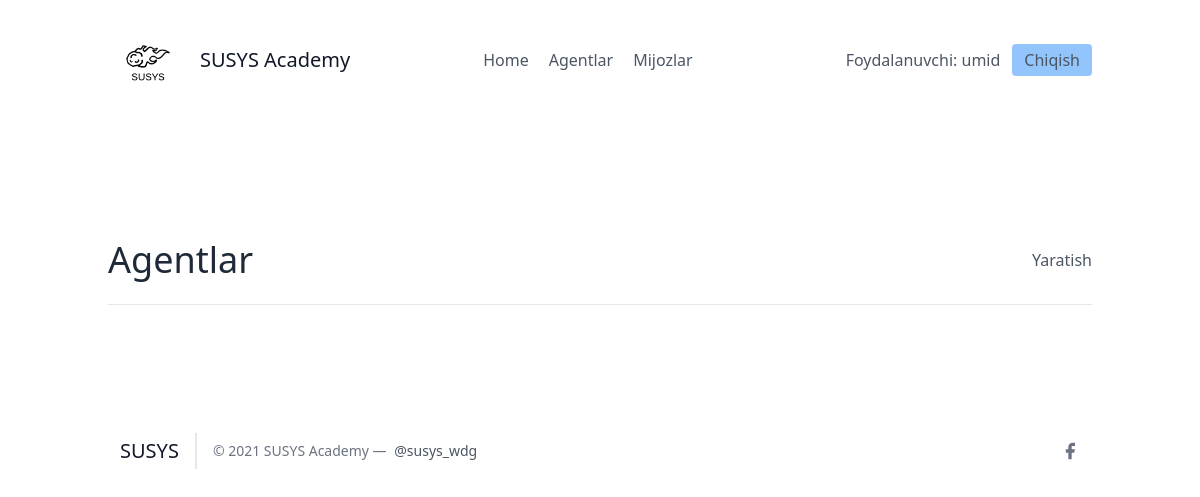
Page /agents/ (signed in) on the earlier database version.
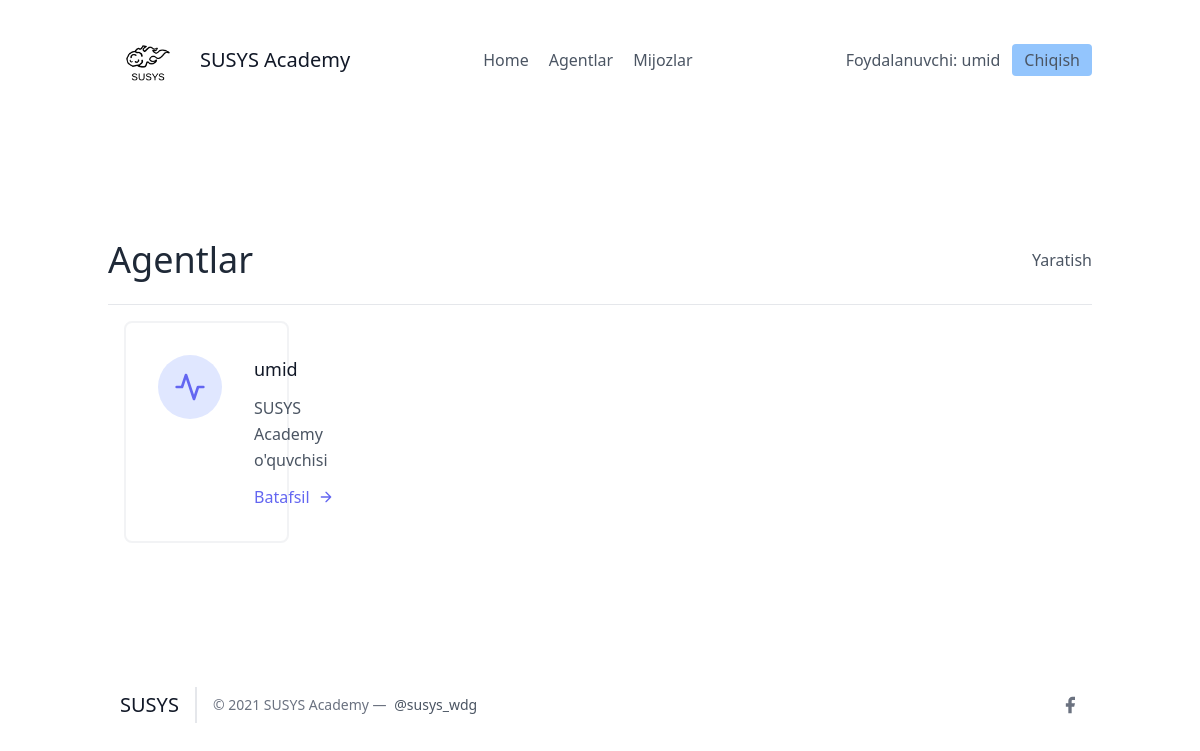
Same page on the later database version.
### leads/models.py (models this page shows, shortened)
class Agent(models.Model):
    user = models.OneToOneField(User, on_delete=models.CASCADE)
    organisation = models.ForeignKey(UserProfile, on_delete=models.CASCADE)

class User(AbstractUser):
    is_organisor = models.BooleanField(default=True)
    is_agent = models.BooleanField(default=False)

### agents/views.py (the view)
# urls.py: path('', AgentListView.as_view(), name="agent-list"),
class AgentListView(LoginRequiredMixin,generic.ListView):
    template_name = "agents/agents_lists.html"
    def get_queryset(self):
        organisation = self.request.user.userprofile
        return Agent.objects.filter(organisation=organisation)

### agents/mixins.py (called while the page is built)
    def dispatch(self, request, *args, **kwargs):
        if not request.user.is_authenticated or not request.user.is_organisor:
            return redirect('login')
        return super().dispatch(request, *args, **kwargs)

### agents/templates/agents/agents_lists.html (shortened to what this page needs)
{% extends 'base.html' %}
{% block content %}
<section class="text-gray-600 body-font">
  <div class="container px-5 py-24 mx-auto flex flex-wrap">
    <div class="w-full py-6 flex justify-between items-center border-b border-gray-200">
        <div>
            <h1 class="text-4xl text-gray-800">Agentlar</h1>
        </div>
        <div>
            <a class="y=text-gray-500 hover:text-blue-700" href="{% url 'agents:agent-create' %}">Yaratish</a>
        </div>
    </div>
    <div class="flex flex-wrap">
      {% for agent in object_list %}
      <div class="p-4 lg:w-1/2 md:w-full">
        <div class="flex border-2 rounded-lg border-gray-200 border-opacity-50 p-8 sm:flex-row flex-col">
          <div class="w-16 h-16 sm:mr-8 sm:mb-0 mb-4 inline-flex items-center justify-center rounded-full bg-indigo-100 text-indigo-500 flex-shrink-0">
            <svg fill="none" stroke="currentColor" stroke-linecap="round" stroke-linejoin="round" stroke-width="2" class="w-8 h-8" viewBox="0 0 24 24">
              <path d="M22 12h-4l-3 9L9 3l-3 9H2"></path>
            </svg>
          </div>
          <div class="flex-grow">
            <h2 class="text-gray-900 text-lg title-font font-medium mb-3">{{ agent.user.username }}</h2>
            <p class="leading-relaxed text-base">SUSYS Academy o'quvchisi</p>
            <a href="{% url 'agents:agent-detail' agent.pk %}" class="mt-3 text-indigo-500 inline-flex items-center">Batafsil
              <svg fill="none" stroke="currentColor" stroke-linecap="round" stroke-linejoin="round" stroke-width="2" class="w-4 h-4 ml-2" viewBox="0 0 24 24">
                <path d="M5 12h14M12 5l7 7-7 7"></path>
              </svg>
            </a>
          </div>
        </div>
      </div>
      {% endfor %}
    </div>
  </div>
</section>
{% endblock %}

Differences in the rows shown:
now on this page (row edited): Agent: user.username "umid"
